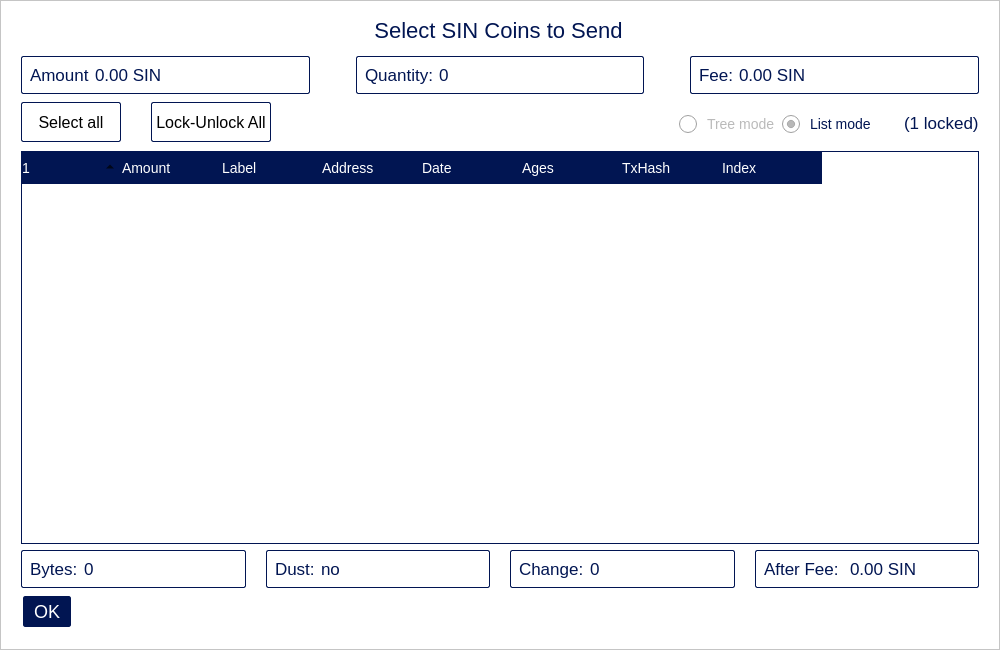
<?xml version="1.0" encoding="UTF-8"?>
<ui version="4.0">
 <class>CoinControlDialog</class>
 <widget class="QDialog" name="CoinControlDialog">
  <property name="geometry">
   <rect>
    <x>0</x>
    <y>0</y>
    <width>1000</width>
    <height>650</height>
   </rect>
  </property>
  <property name="minimumSize">
   <size>
    <width>950</width>
    <height>650</height>
   </size>
  </property>
  <property name="windowTitle">
   <string>Coin Selection</string>
  </property>
  <property name="styleSheet">
   <string notr="true"/>
  </property>
  <layout class="QVBoxLayout" name="verticalLayout">
   <property name="spacing">
    <number>0</number>
   </property>
   <property name="leftMargin">
    <number>0</number>
   </property>
   <property name="topMargin">
    <number>0</number>
   </property>
   <property name="rightMargin">
    <number>0</number>
   </property>
   <property name="bottomMargin">
    <number>0</number>
   </property>
   <item>
    <widget class="QFrame" name="frameContainer">
     <property name="toolTipDuration">
      <number>0</number>
     </property>
     <property name="styleSheet">
      <string notr="true">QFrame {
background-color : #FFFFFF;
}
#btnEsc {
    qproperty-icon: url(&quot;:/images/close&quot;) off,
    url(&quot;:/images/close&quot;) on ;
    qproperty-iconSize: 24px 24px;
    background-color: transparent;
    border:none;
}

#treeWidget {
    border:1px solid #011552;
    background-color:#FFFFFF;
    background-position:center;
    background-repeat:no-repeat;
    selection-background-color:#DAEBF6;
    selection-color: white;
    font-size:14px;
    border-radius:0px;
    color: #707070;
}

#treeWidget::indicator:first:checked{
    image: url(&quot;://images/checked&quot;);
}
#treeWidget::indicator:middle:checked{
        image: url(&quot;://images/checked&quot;);
}

#treeWidget::indicator {
    width: 24px;
    height: 24px;
}

#treeWidget::indicator:indeterminate {
    image: url(&quot;://images/indeterminate&quot;);
}

#treeWidget::indicator:unchecked {
    image: url(&quot;://images/unchecked&quot;);
}

#treeWidget::indicator:checked {
    image: url(&quot;://images/checked&quot;);
}

#treeWidget::item {
    border:none;
    border-bottom: 1px solid #bababa;
    border-radius:0px;
    color: #707070;
    padding-top: 6px;
    padding-bottom: 6px;
    background-color:rgba(255,255,255,100);
}

#treeWidget::branch:closed:has-children:!has-siblings {
    border-image: none;
    background-color:rgba(255,255,255,100);
    image: url(&quot;://images/rightArrow_small&quot;);
    border-bottom: 1px solid #bababa;
}

#treeWidget::branch:closed:has-children:has-siblings {
    border-image: none;
    background-color:rgba(255,255,255,100);
    image: url(&quot;://images/rightArrow_small&quot;);
    border-bottom: 1px solid #bababa;
}


#treeWidget::branch:open:has-children:!has-siblings,
#treeWidget::branch:open:has-children:has-siblings {
    border-image: none;
    image: url(&quot;://images/downArrow_small&quot;);
    border-bottom: 1px solid #bababa;
}

#treeWidget::item:hover {
    border:none;
    border-bottom: 1px solid #bababa;
    border-radius:0px;
    color: #707070;
    background-color:#ececec;
}

#treeWidget::item:selected {
    border:none;
    border-bottom: 1px solid #bababa;
    border-radius:0px;
    color: #707070;
    background-color:#DAEBF6;
}


#treeWidget::item:hover:selected {
    border:none;
    border-bottom: 1px solid #bababa;
    border-radius:0px;
    color: #707070;
    background-color:#DAEBF6;
}


#treeWidget::branch {
    background-color: #FFFFFF;
    selection-background-color:#DAEBF6;
}

#treeWidget::branch:selected {
    background-color:#DAEBF6;
}

#treeWidget::branch:!selected {
    background-color:#DAEBF6;
}

#treeWidget::branch:hover {
    background-color:#f5f5f5;
}

#treeWidget::branch:!has-children {
    background-color: #FFFFFF;
}

QHeaderView::section {
    background-color: #011552;
    color: #FFFFFF;
    padding-top: 6px;
    padding-bottom: 6px;
    font-size:14px;
    border:0px solid #011552;
}

QRadioButton:checked {
    color: #011552;
    font-size:14px;
}

QRadioButton:unchecked {
    color: #bababa;
    font-size:14px;
}

QRadioButton {
    color: #bababa;
    font-size:14px;
    spacing:10px;
}

QRadioButton::indicator {
    width:                  18px;
    height:                 18px;
}

QRadioButton::indicator:checked {
	image: url(':/images/radio_checked');
}

QRadioButton::indicator:unchecked {
   image: url(':/images/radio_unchecked');
}



.QLabel  #labelCoinControlAfterFeeText, #labelCoinControlAmountText, #labelCoinControlBytesText, #labelCoinControlChangeText, #labelCoinControlLowOutputText, #labelCoinControlFeeText, #labelCoinControlQuantityText {
 color:#011552;
  font-size:17px;
}

.QLabel  #labelCoinControlAfterFee, #labelCoinControlAmount, #labelCoinControlBytes, #labelCoinControlChange, #labelCoinControlLowOutput, #labelCoinControlFee, labelCoinControlQuantity { 
color:#011552;
    font-size:17px;
}

</string>
     </property>
     <property name="frameShape">
      <enum>QFrame::StyledPanel</enum>
     </property>
     <property name="frameShadow">
      <enum>QFrame::Raised</enum>
     </property>
     <layout class="QVBoxLayout" name="verticalLayout_2">
      <property name="leftMargin">
       <number>0</number>
      </property>
      <property name="rightMargin">
       <number>0</number>
      </property>
      <property name="bottomMargin">
       <number>20</number>
      </property>
      <item>
       <layout class="QHBoxLayout" name="horizontalLayout_12">
        <property name="spacing">
         <number>0</number>
        </property>
        <property name="leftMargin">
         <number>20</number>
        </property>
        <property name="rightMargin">
         <number>30</number>
        </property>
        <item>
         <spacer name="horizontalSpacer_4">
          <property name="orientation">
           <enum>Qt::Horizontal</enum>
          </property>
          <property name="sizeHint" stdset="0">
           <size>
            <width>40</width>
            <height>20</height>
           </size>
          </property>
         </spacer>
        </item>
        <item>
         <widget class="QLabel" name="labelTitle">
          <property name="minimumSize">
           <size>
            <width>0</width>
            <height>40</height>
           </size>
          </property>
          <property name="maximumSize">
           <size>
            <width>16777215</width>
            <height>40</height>
           </size>
          </property>
          <property name="styleSheet">
           <string notr="true">color:#011552;
font-size:22px;
padding-left:30px;</string>
          </property>
          <property name="text">
           <string>Select SIN Coins to Send</string>
          </property>
          <property name="alignment">
           <set>Qt::AlignCenter</set>
          </property>
          <property name="margin">
           <number>7</number>
          </property>
         </widget>
        </item>
        <item>
         <spacer name="horizontalSpacer_5">
          <property name="orientation">
           <enum>Qt::Horizontal</enum>
          </property>
          <property name="sizeHint" stdset="0">
           <size>
            <width>40</width>
            <height>20</height>
           </size>
          </property>
         </spacer>
        </item>
        <item>
         <widget class="QPushButton" name="btnEsc">
          <property name="minimumSize">
           <size>
            <width>24</width>
            <height>24</height>
           </size>
          </property>
          <property name="maximumSize">
           <size>
            <width>24</width>
            <height>24</height>
           </size>
          </property>
          <property name="text">
           <string/>
          </property>
         </widget>
        </item>
       </layout>
      </item>
      <item>
       <layout class="QHBoxLayout" name="horizontalLayout_8">
        <property name="leftMargin">
         <number>20</number>
        </property>
        <property name="rightMargin">
         <number>20</number>
        </property>
        <item>
         <widget class="QWidget" name="layoutAmount" native="true">
          <property name="styleSheet">
           <string notr="true">#layoutAmount {
background-color:#FFFFFF;
border:  1px solid #011552;
border-radius:2px;
}</string>
          </property>
          <layout class="QHBoxLayout" name="horizontalLayout_9" stretch="0,1">
           <item>
            <widget class="QLabel" name="labelCoinControlAmountText">
             <property name="text">
              <string>Amount</string>
             </property>
            </widget>
           </item>
           <item>
            <widget class="QLabel" name="labelCoinControlAmount">
             <property name="text">
              <string>0.00 SIN</string>
             </property>
            </widget>
           </item>
          </layout>
         </widget>
        </item>
        <item>
         <spacer name="horizontalSpacer_2">
          <property name="orientation">
           <enum>Qt::Horizontal</enum>
          </property>
          <property name="sizeType">
           <enum>QSizePolicy::Fixed</enum>
          </property>
          <property name="sizeHint" stdset="0">
           <size>
            <width>40</width>
            <height>20</height>
           </size>
          </property>
         </spacer>
        </item>
        <item>
         <widget class="QWidget" name="layoutQuantity" native="true">
          <property name="styleSheet">
           <string notr="true">#layoutQuantity {
background-color:#FFFFFF;
border:  1px solid #011552;
border-radius:2px;
}</string>
          </property>
          <layout class="QHBoxLayout" name="horizontalLayout_10" stretch="0,1">
           <item>
            <widget class="QLabel" name="labelCoinControlQuantityText">
             <property name="text">
              <string>Quantity:</string>
             </property>
            </widget>
           </item>
           <item>
            <widget class="QLabel" name="labelCoinControlQuantity">
             <property name="styleSheet">
              <string notr="true">color:#011552;
    font-size:17px;</string>
             </property>
             <property name="text">
              <string>0</string>
             </property>
            </widget>
           </item>
          </layout>
         </widget>
        </item>
        <item>
         <spacer name="horizontalSpacer_22">
          <property name="orientation">
           <enum>Qt::Horizontal</enum>
          </property>
          <property name="sizeType">
           <enum>QSizePolicy::Fixed</enum>
          </property>
          <property name="sizeHint" stdset="0">
           <size>
            <width>40</width>
            <height>20</height>
           </size>
          </property>
         </spacer>
        </item>
        <item>
         <widget class="QWidget" name="layoutFee" native="true">
          <property name="styleSheet">
           <string notr="true">#layoutFee {
background-color:#FFFFFF;
border:  1px solid #011552;
border-radius:2px;
}</string>
          </property>
          <layout class="QHBoxLayout" name="horizontalLayout_11" stretch="0,1">
           <item>
            <widget class="QLabel" name="labelCoinControlFeeText">
             <property name="text">
              <string>Fee:</string>
             </property>
            </widget>
           </item>
           <item>
            <widget class="QLabel" name="labelCoinControlFee">
             <property name="text">
              <string>0.00 SIN</string>
             </property>
            </widget>
           </item>
          </layout>
         </widget>
        </item>
       </layout>
      </item>
      <item>
       <widget class="QFrame" name="frame">
        <property name="minimumSize">
         <size>
          <width>0</width>
          <height>40</height>
         </size>
        </property>
        <property name="styleSheet">
         <string notr="true">#frame {
	border:0;
}</string>
        </property>
        <property name="frameShape">
         <enum>QFrame::StyledPanel</enum>
        </property>
        <property name="frameShadow">
         <enum>QFrame::Sunken</enum>
        </property>
        <layout class="QHBoxLayout" name="horizontalLayout">
         <property name="spacing">
          <number>0</number>
         </property>
         <property name="leftMargin">
          <number>20</number>
         </property>
         <property name="topMargin">
          <number>0</number>
         </property>
         <property name="rightMargin">
          <number>20</number>
         </property>
         <property name="bottomMargin">
          <number>0</number>
         </property>
         <item>
          <layout class="QHBoxLayout" name="horizontalLayoutPanel" stretch="0,0,0,0,0,0">
           <property name="spacing">
            <number>20</number>
           </property>
           <item>
            <widget class="QPushButton" name="pushButtonSelectAll">
             <property name="sizePolicy">
              <sizepolicy hsizetype="Maximum" vsizetype="Fixed">
               <horstretch>0</horstretch>
               <verstretch>0</verstretch>
              </sizepolicy>
             </property>
             <property name="minimumSize">
              <size>
               <width>100</width>
               <height>0</height>
              </size>
             </property>
             <property name="maximumSize">
              <size>
               <width>16777215</width>
               <height>40</height>
              </size>
             </property>
             <property name="styleSheet">
              <string notr="true">border:  1px solid #011552;
height: 20px;    
background-color:#FFFFFF;
    padding:4px;
    font-size:16px;
    color: 011552;
    border-radius: 2px;</string>
             </property>
             <property name="text">
              <string>Select all</string>
             </property>
             <property name="checkable">
              <bool>true</bool>
             </property>
             <property name="checked">
              <bool>false</bool>
             </property>
             <property name="autoExclusive">
              <bool>false</bool>
             </property>
             <property name="autoDefault">
              <bool>false</bool>
             </property>
            </widget>
           </item>
           <item>
            <spacer name="horizontalSpacer_6">
             <property name="orientation">
              <enum>Qt::Horizontal</enum>
             </property>
             <property name="sizeType">
              <enum>QSizePolicy::Fixed</enum>
             </property>
             <property name="sizeHint" stdset="0">
              <size>
               <width>10</width>
               <height>20</height>
              </size>
             </property>
            </spacer>
           </item>
           <item>
            <widget class="QPushButton" name="pushButtonToggleLock">
             <property name="sizePolicy">
              <sizepolicy hsizetype="Maximum" vsizetype="Fixed">
               <horstretch>0</horstretch>
               <verstretch>0</verstretch>
              </sizepolicy>
             </property>
             <property name="minimumSize">
              <size>
               <width>100</width>
               <height>0</height>
              </size>
             </property>
             <property name="maximumSize">
              <size>
               <width>16777215</width>
               <height>40</height>
              </size>
             </property>
             <property name="styleSheet">
              <string notr="true">border:  1px solid #011552;
height: 20px;    
background-color:#FFFFFF;
    padding:4px;
    font-size:16px;
    color: 011552;
    border-radius: 2px;</string>
             </property>
             <property name="text">
              <string>Lock-Unlock All</string>
             </property>
             <property name="checkable">
              <bool>true</bool>
             </property>
             <property name="autoExclusive">
              <bool>false</bool>
             </property>
             <property name="autoDefault">
              <bool>false</bool>
             </property>
            </widget>
           </item>
           <item>
            <spacer name="horizontalSpacer_7">
             <property name="orientation">
              <enum>Qt::Horizontal</enum>
             </property>
             <property name="sizeType">
              <enum>QSizePolicy::Expanding</enum>
             </property>
             <property name="sizeHint" stdset="0">
              <size>
               <width>30</width>
               <height>20</height>
              </size>
             </property>
            </spacer>
           </item>
           <item alignment="Qt::AlignRight">
            <widget class="QGroupBox" name="groupBox_2">
             <property name="styleSheet">
              <string notr="true">#groupBox_2 {
    background-color:transparent;
    border-radius:0;
}</string>
             </property>
             <property name="title">
              <string/>
             </property>
             <layout class="QHBoxLayout" name="horizontalLayout_14">
              <item>
               <widget class="QRadioButton" name="radioTreeMode">
                <property name="sizePolicy">
                 <sizepolicy hsizetype="Maximum" vsizetype="Fixed">
                  <horstretch>0</horstretch>
                  <verstretch>0</verstretch>
                 </sizepolicy>
                </property>
                <property name="text">
                 <string>Tree mode</string>
                </property>
               </widget>
              </item>
              <item>
               <widget class="QRadioButton" name="radioListMode">
                <property name="sizePolicy">
                 <sizepolicy hsizetype="Maximum" vsizetype="Fixed">
                  <horstretch>0</horstretch>
                  <verstretch>0</verstretch>
                 </sizepolicy>
                </property>
                <property name="text">
                 <string>List mode</string>
                </property>
                <property name="checked">
                 <bool>true</bool>
                </property>
               </widget>
              </item>
             </layout>
            </widget>
           </item>
           <item>
            <widget class="QLabel" name="labelLocked">
             <property name="styleSheet">
              <string notr="true">color:#011552;
    font-size:17px;</string>
             </property>
             <property name="text">
              <string>(1 locked)</string>
             </property>
            </widget>
           </item>
          </layout>
         </item>
        </layout>
       </widget>
      </item>
      <item>
       <layout class="QHBoxLayout" name="horizontalLayout_13">
        <property name="leftMargin">
         <number>20</number>
        </property>
        <property name="rightMargin">
         <number>20</number>
        </property>
        <item>
         <widget class="CoinControlTreeWidget" name="treeWidget">
          <property name="contextMenuPolicy">
           <enum>Qt::CustomContextMenu</enum>
          </property>
          <property name="styleSheet">
           <string notr="true"/>
          </property>
          <property name="sortingEnabled">
           <bool>false</bool>
          </property>
          <property name="columnCount">
           <number>8</number>
          </property>
          <attribute name="headerShowSortIndicator" stdset="0">
           <bool>true</bool>
          </attribute>
          <attribute name="headerStretchLastSection">
           <bool>false</bool>
          </attribute>
          <column>
           <property name="text">
            <string/>
           </property>
          </column>
          <column>
           <property name="text">
            <string>Amount</string>
           </property>
          </column>
          <column>
           <property name="text">
            <string>Label</string>
           </property>
          </column>
          <column>
           <property name="text">
            <string>Address</string>
           </property>
          </column>
          <column>
           <property name="text">
            <string>Date</string>
           </property>
          </column>
          <column>
           <property name="text">
            <string>Ages</string>
           </property>
           <property name="toolTip">
            <string>Confirmed</string>
           </property>
          </column>
          <column>
           <property name="text">
            <string>TxHash</string>
           </property>
          </column>
          <column>
           <property name="text">
            <string>Index</string>
           </property>
          </column>
         </widget>
        </item>
       </layout>
      </item>
      <item>
       <layout class="QHBoxLayout" name="horizontalLayout_3">
        <property name="spacing">
         <number>20</number>
        </property>
        <property name="leftMargin">
         <number>20</number>
        </property>
        <property name="rightMargin">
         <number>20</number>
        </property>
        <item>
         <widget class="QWidget" name="layoutBytes" native="true">
          <property name="styleSheet">
           <string notr="true">#layoutBytes {
background-color:#FFFFFF;
border:  1px solid #011552;
border-radius:2px;
}</string>
          </property>
          <layout class="QHBoxLayout" name="horizontalLayout_4" stretch="0,1">
           <item>
            <widget class="QLabel" name="labelCoinControlBytesText">
             <property name="text">
              <string>Bytes:</string>
             </property>
            </widget>
           </item>
           <item>
            <widget class="QLabel" name="labelCoinControlBytes">
             <property name="text">
              <string>0</string>
             </property>
            </widget>
           </item>
          </layout>
         </widget>
        </item>
        <item>
         <widget class="QWidget" name="layoutDust" native="true">
          <property name="styleSheet">
           <string notr="true">#layoutDust {
background-color:#FFFFFF;
border:  1px solid #011552;
border-radius:2px;
}</string>
          </property>
          <layout class="QHBoxLayout" name="horizontalLayout_5" stretch="0,1">
           <item>
            <widget class="QLabel" name="labelCoinControlLowOutputText">
             <property name="text">
              <string>Dust:</string>
             </property>
            </widget>
           </item>
           <item>
            <widget class="QLabel" name="labelCoinControlLowOutput">
             <property name="text">
              <string>no</string>
             </property>
            </widget>
           </item>
          </layout>
         </widget>
        </item>
        <item>
         <widget class="QWidget" name="layoutChange" native="true">
          <property name="styleSheet">
           <string notr="true">#layoutChange {
background-color:#FFFFFF;
border:  1px solid #011552;
border-radius:2px;
}</string>
          </property>
          <layout class="QHBoxLayout" name="horizontalLayout_6" stretch="0,1">
           <item>
            <widget class="QLabel" name="labelCoinControlChangeText">
             <property name="text">
              <string>Change:</string>
             </property>
            </widget>
           </item>
           <item>
            <widget class="QLabel" name="labelCoinControlChange">
             <property name="text">
              <string>0</string>
             </property>
            </widget>
           </item>
          </layout>
         </widget>
        </item>
        <item>
         <widget class="QWidget" name="layoutAfter" native="true">
          <property name="styleSheet">
           <string notr="true">#layoutAfter {
background-color:#FFFFFF;
border:  1px solid #011552;
border-radius:2px;
}</string>
          </property>
          <layout class="QHBoxLayout" name="horizontalLayout_7" stretch="0,1">
           <item>
            <widget class="QLabel" name="labelCoinControlAfterFeeText">
             <property name="styleSheet">
              <string notr="true">color:#011552;
    font-size:17px;</string>
             </property>
             <property name="text">
              <string>After Fee: </string>
             </property>
            </widget>
           </item>
           <item>
            <widget class="QLabel" name="labelCoinControlAfterFee">
             <property name="styleSheet">
              <string notr="true">color:#011552;
font-size:17px;</string>
             </property>
             <property name="text">
              <string>0.00 SIN</string>
             </property>
            </widget>
           </item>
          </layout>
         </widget>
        </item>
       </layout>
      </item>
      <item>
       <layout class="QHBoxLayout" name="horizontalLayout_2">
        <property name="spacing">
         <number>0</number>
        </property>
        <property name="leftMargin">
         <number>20</number>
        </property>
        <property name="rightMargin">
         <number>26</number>
        </property>
        <item>
         <widget class="QDialogButtonBox" name="buttonBox">
          <property name="sizePolicy">
           <sizepolicy hsizetype="Maximum" vsizetype="Fixed">
            <horstretch>0</horstretch>
            <verstretch>0</verstretch>
           </sizepolicy>
          </property>
          <property name="minimumSize">
           <size>
            <width>50</width>
            <height>35</height>
           </size>
          </property>
          <property name="styleSheet">
           <string notr="true">border:  1px solid #011552;
    background-color:#011552;
    font-size:18px;
    padding:4px 10px;
    color: #FFFFFF;
    border-radius: 2px;</string>
          </property>
          <property name="standardButtons">
           <set>QDialogButtonBox::Ok</set>
          </property>
         </widget>
        </item>
        <item>
         <spacer name="horizontalSpacer_3">
          <property name="orientation">
           <enum>Qt::Horizontal</enum>
          </property>
          <property name="sizeHint" stdset="0">
           <size>
            <width>558</width>
            <height>20</height>
           </size>
          </property>
         </spacer>
        </item>
       </layout>
      </item>
     </layout>
    </widget>
   </item>
  </layout>
 </widget>
 <customwidgets>
  <customwidget>
   <class>CoinControlTreeWidget</class>
   <extends>QTreeWidget</extends>
   <header>qt/coincontroltreewidget.h</header>
  </customwidget>
 </customwidgets>
 <resources/>
 <connections/>
</ui>
